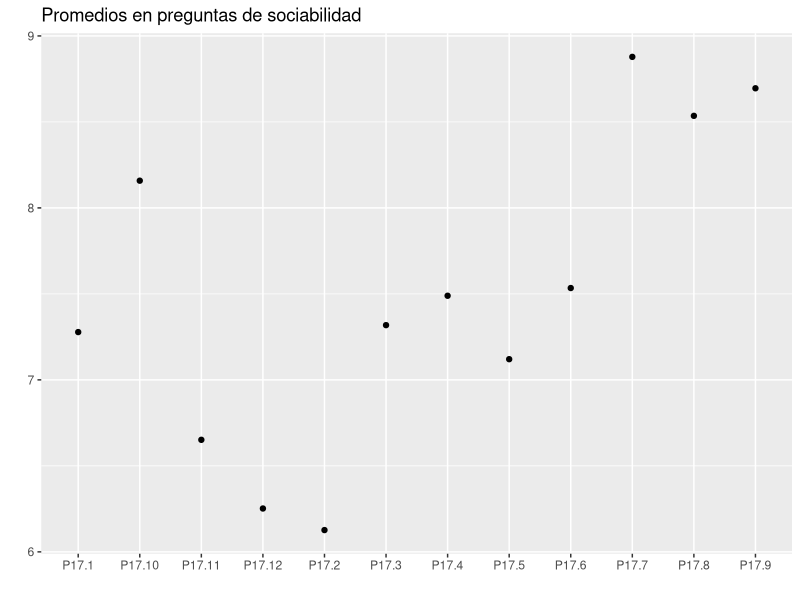
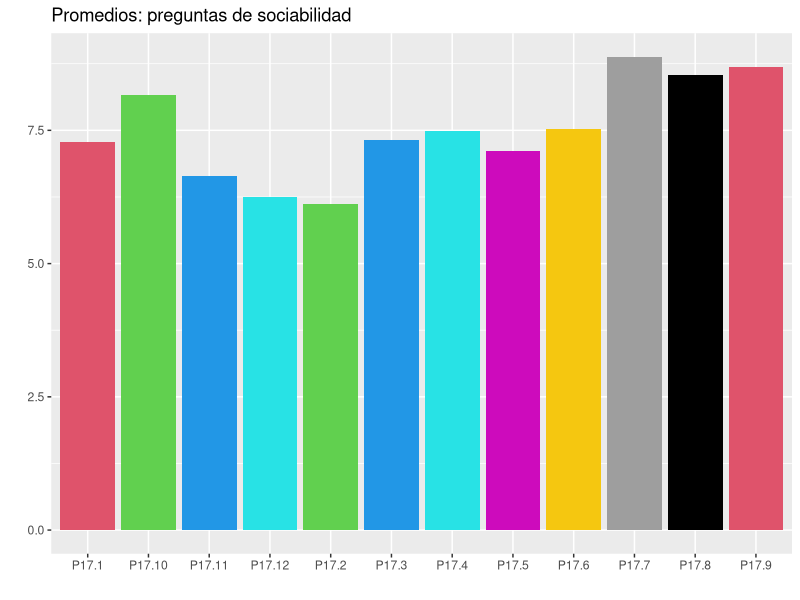
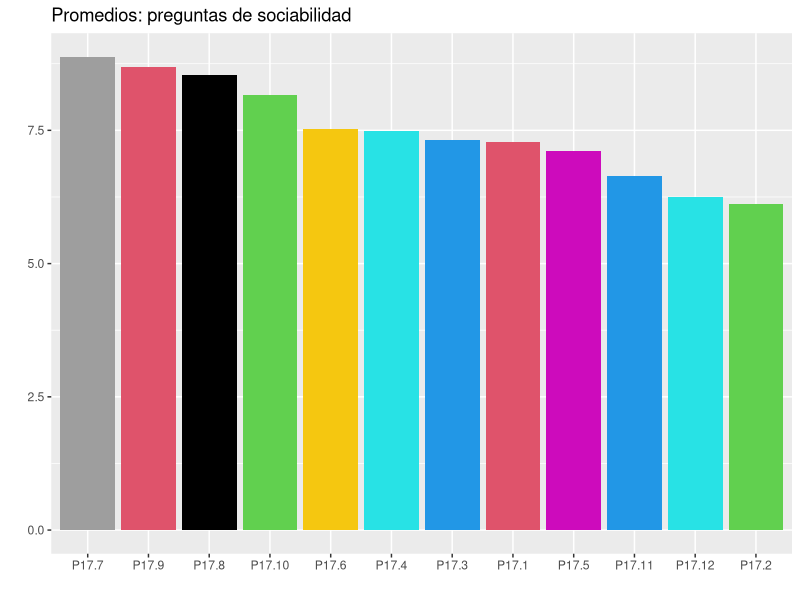

Write the R code that produced these figures, in order.
#Sociabilidad

#Librerías
library(dplyr)
library(ggplot2)
library(tidyverse)
library(haven)
library(data.table)


#Archivo
PNUD_IDH_2012_SPSS <- read_sav("PNUD IDH 2012 SPSS.sav")
View(PNUD_IDH_2012_SPSS)

#################################
#SEPARAR LAS PREGUNTAS DEL PNUD_IDH_2012_SPSS A UN DATA FRAME APARTE

  p17_all <- data.frame(P17.1 = PNUD_IDH_2012_SPSS$P17.1, P17.2 = PNUD_IDH_2012_SPSS$P17.2,
                        P17.3 = PNUD_IDH_2012_SPSS$P17.3, P17.4 = PNUD_IDH_2012_SPSS$P17.4,
                        P17.5 = PNUD_IDH_2012_SPSS$P17.5, P17.6 = PNUD_IDH_2012_SPSS$P17.6,
                        P17.7 = PNUD_IDH_2012_SPSS$P17.7, P17.8 = PNUD_IDH_2012_SPSS$P17.8,
                        P17.9 = PNUD_IDH_2012_SPSS$P17.9, P17.10 = PNUD_IDH_2012_SPSS$P17.10,
                        P17.11 = PNUD_IDH_2012_SPSS$P17.11, P17.12 = PNUD_IDH_2012_SPSS$P17.12
                        )
#################################
# Remover valores por encima del 10
# Esto se puede sintetizar con el uso de una función que no he podido crear aún.
#17.1
p17_all$P17.1[p17_all$P17.1 == 77] <- NA
p17_all$P17.1[p17_all$P17.1 == 88] <- NA
p17_all$P17.1[p17_all$P17.1 == 99] <- NA
#17.2
p17_all$P17.2[p17_all$P17.2 == 77] <- NA
p17_all$P17.2[p17_all$P17.2 == 88] <- NA
p17_all$P17.2[p17_all$P17.2 == 99] <- NA
#17.3 
p17_all$P17.3[p17_all$P17.3 == 77] <- NA
p17_all$P17.3[p17_all$P17.3 == 88] <- NA
p17_all$P17.3[p17_all$P17.3 == 99] <- NA
#17.4
p17_all$P17.4[p17_all$P17.4 == 77] <- NA
p17_all$P17.4[p17_all$P17.4 == 88] <- NA
p17_all$P17.4[p17_all$P17.4 == 99] <- NA

p17_all$P17.5[p17_all$P17.5 == 77] <- NA
p17_all$P17.5[p17_all$P17.5 == 88] <- NA
p17_all$P17.5[p17_all$P17.5 == 99] <- NA

p17_all$P17.6[p17_all$P17.6 == 77] <- NA
p17_all$P17.6[p17_all$P17.6 == 88] <- NA
p17_all$P17.6[p17_all$P17.6 == 99] <- NA

p17_all$P17.7[p17_all$P17.7 == 77] <- NA
p17_all$P17.7[p17_all$P17.7 == 88] <- NA
p17_all$P17.7[p17_all$P17.7 == 99] <- NA

p17_all$P17.8[p17_all$P17.8 == 77] <- NA
p17_all$P17.8[p17_all$P17.8 == 88] <- NA
p17_all$P17.8[p17_all$P17.8 == 99] <- NA

p17_all$P17.9[p17_all$P17.9 == 77] <- NA
p17_all$P17.9[p17_all$P17.9 == 88] <- NA
p17_all$P17.9[p17_all$P17.9 == 99] <- NA

p17_all$P17.10[p17_all$P17.10 == 77] <- NA
p17_all$P17.10[p17_all$P17.10 == 88] <- NA
p17_all$P17.10[p17_all$P17.10 == 99] <- NA

p17_all$P17.11[p17_all$P17.11 == 77] <- NA
p17_all$P17.11[p17_all$P17.11 == 88] <- NA
p17_all$P17.11[p17_all$P17.11 == 99] <- NA

p17_all$P17.12[p17_all$P17.12 == 77] <- NA
p17_all$P17.12[p17_all$P17.12 == 88] <- NA
p17_all$P17.12[p17_all$P17.12 == 99] <- NA

# Obtener el promedio

p17_all_mean <- colMeans(p17_all, na.rm = TRUE)

# Convertir a data frame
p17_all_mean_df <- data.frame(p17_all_mean)
setDT(p17_all_mean_df, keep.rownames = TRUE)
names(p17_all_mean_df) <- c("Pregunta", "Valor")

# PLOTTING THE MEAN

# Points
ggplot()+
  geom_point(p17_all_mean_df, mapping = aes(Pregunta, Valor))+
  ggtitle("Promedios en preguntas de sociabilidad")+
  xlab("")+
  ylab("")

# Bars
ggplot()+
  geom_bar(p17_all_mean_df, mapping = aes(Pregunta, Valor), stat = "identity", fill = c(2:13))+
  ggtitle("Promedios: preguntas de sociabilidad")+
    xlab("")+
    ylab("")

# Bars pero ordenado de Mayor a menor
ggplot()+
  geom_bar(p17_all_mean_df, mapping = aes(reorder(Pregunta, -Valor), Valor), 
           stat = "identity", fill = c(2:13))+
  ggtitle("Promedios: preguntas de sociabilidad")+
  xlab("")+
  ylab("")

#

